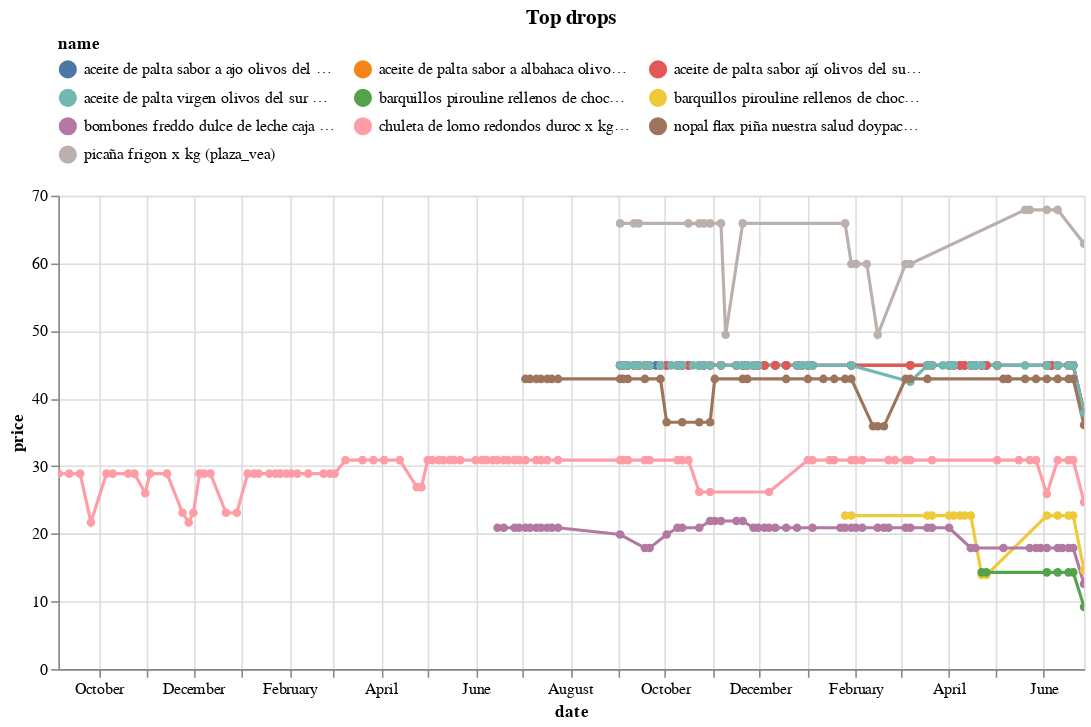

Notebook code for this chart:
### Code cell
(top_changes_abs
 .sort_values('change')
 .head(10)
 .pipe(plot_changes, 'Top drops')
)

### Figure 1 — Vega-Lite specification as saved in the notebook (floating-point values rounded to 4 significant figures; data arrays with more than 128 entries replaced by an {"elided": "..."} marker saying what was removed)
{"config": {"view": {"continuousWidth": 300, "continuousHeight": 300}, "legend": {"columns": 3, "orient": "top"}}, "data": {"name": "data-400cad97db2c8f818db8444c79886f12"}, "mark": {"type": "line", "point": true}, "encoding": {"color": {"field": "name", "scale": {"domain": ["aceite de palta sabor a ajo olivos del sur botella 250ml (plaza_vea)", "aceite de palta sabor a albahaca olivos del sur botella 250ml (plaza_vea)", "aceite de palta sabor ají olivos del sur botella 250ml (plaza_vea)", "aceite de palta virgen olivos del sur botella 250ml (plaza_vea)", "barquillos pirouline rellenos de chocolate hazelnut caja 92g (plaza_vea)", "barquillos pirouline rellenos de chocolate hazelnut lata 92g (plaza_vea)", "bombones freddo dulce de leche caja 180g (plaza_vea)", "chuleta de lomo redondos duroc x kg (plaza_vea)", "nopal flax piña nuestra salud doypack 454g (plaza_vea)", "picaña frigon x kg (plaza_vea)"]}, "type": "nominal"}, "tooltip": [{"field": "name", "type": "nominal"}, {"field": "price", "type": "quantitative"}, {"field": "last_price", "type": "quantitative"}], "x": {"field": "date", "type": "temporal"}, "y": {"field": "price", "type": "quantitative"}}, "params": [{"name": "param_9", "select": {"type": "point", "fields": ["name"]}, "bind": "legend"}, {"name": "param_10", "select": {"type": "interval", "encodings": ["x", "y"]}, "bind": "scales"}], "title": "Top drops", "transform": [{"filter": {"param": "param_9"}}], "width": 650, "$schema": "https://vega.github.io/schema/vega-lite/v5.17.0.json", "datasets": {"data-400cad97db2c8f818db8444c79886f12": {"elided": "415 records"}}}
